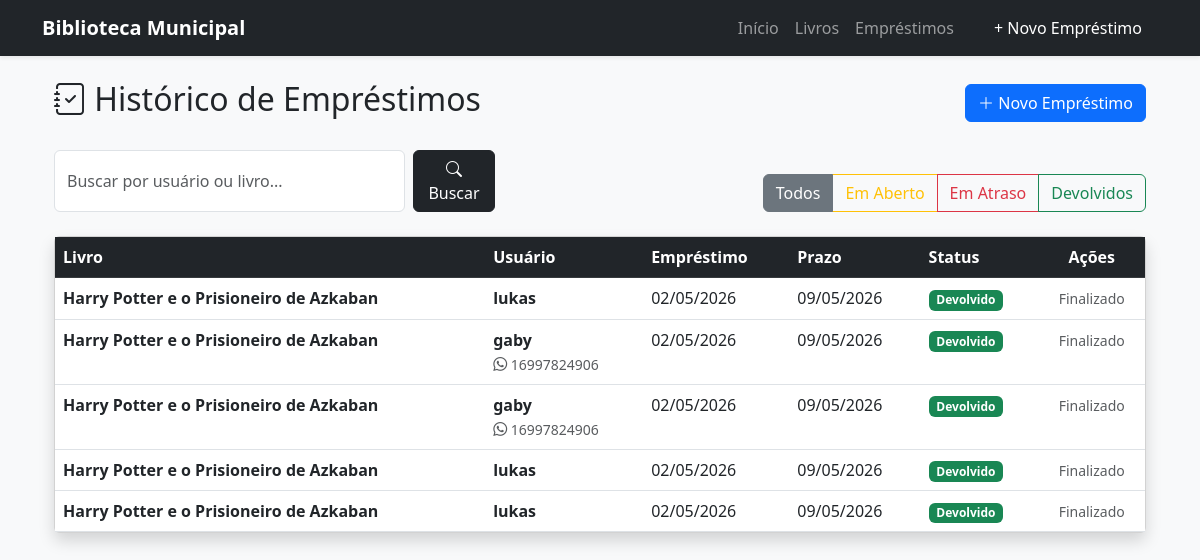
/loans/?status=all&search=, run on the app's committed database.
### books/models.py (models this page shows, shortened)
class Loan(models.Model):
    book = models.ForeignKey(Book, on_delete=models.CASCADE)
    user = models.ForeignKey(User, on_delete=models.CASCADE)
    loan_date = models.DateField(auto_now_add=True)
    return_deadline = models.DateField()
    actual_return_date = models.DateField(null=True, blank=True)

class Book(models.Model):
    title = models.CharField(max_length=200)
    author = models.ForeignKey(Author, on_delete=models.CASCADE)
    published_date = models.DateField()
    total_quantity = models.PositiveIntegerField(default=1)
    available_quantity = models.PositiveIntegerField(default=1)
    in_stock = models.BooleanField(default=True) # novo campo para indicar se o livro está em estoque
    isbn = models.CharField(max_length=13, unique=True)
    is_available = models.BooleanField(default=True) # novo campo para indicar se o livro está disponível para empréstimo
    synopsis = models.TextField(blank=True, null=True, verbose_name="Sinopse")

class UserProfile(models.Model):
    user = models.OneToOneField(User, on_delete=models.CASCADE, related_name='profile')
    phone = models.CharField(max_length=20, verbose_name="Telefone/WhatsApp", blank=True)
    address = models.CharField(max_length=255, verbose_name="Endereço", blank=True)
    notes = models.TextField(verbose_name="Observações Internas", blank=True)

### books/views.py (the view)
# urls.py: path('loans/', views.LoanListView.as_view(), name='loan_list'),
class LoanListView(ListView):
    model = Loan
    template_name = 'books/loan_list.html'
    context_object_name = 'object_list'
    ordering = ['-loan_date']
    paginate_by = 5
    def get_queryset(self):
        queryset = super().get_queryset()
        search_query = self.request.GET.get('search')
        status_filter = self.request.GET.get('status')
        agora = timezone.now()
        if search_query:
            queryset = queryset.filter(
                Q(user__username__icontains=search_query) |
                Q(book__title__icontains=search_query)
            )
        if status_filter == 'open':
            queryset = queryset.filter(actual_return_date__isnull=True)
        elif status_filter == 'closed':
            queryset = queryset.filter(actual_return_date__isnull=False)
        elif status_filter == 'delayed':
            queryset = queryset.filter(
                actual_return_date__isnull=True,
                return_deadline__lt=agora
            )
        elif status_filter == 'all':
            pass
        else:
            queryset = queryset.filter(actual_return_date__isnull=True)
        return queryset
    def get_context_data(self, **kwargs):
        context = super().get_context_data(**kwargs)
        context['agora'] = timezone.now()
        return context

### books/templates/books/loan_list.html (shortened to what this page needs)
{% extends 'base.html' %}
{% block content %}
<div class="container mt-4">
    <div class="d-flex justify-content-between align-items-center mb-4">
        <h2><i class="bi bi-journal-check"></i> Histórico de Empréstimos</h2>
        <a href="{% url 'loan_create' %}" class="btn btn-primary">
            <i class="bi bi-plus-lg"></i> Novo Empréstimo
        </a>
    </div>
    <div class="row mb-4 align-items-end">
        <div class="col-md-5">
            <form method="GET" action="{% url 'loan_list' %}" class="d-flex">
                <input type="text" name="search" class="form-control me-2" placeholder="Buscar por usuário ou livro..."
                    value="{{ request.GET.search }}">
                <button class="btn btn-dark" type="submit">
                    <i class="bi bi-search"></i> Buscar
                </button>
            </form>
        </div>
        <div class="col-md-7 text-md-end mt-3 mt-md-0">
            <div class="btn-group" role="group">
                <a href="?status=all&search={{ request.GET.search|default:'' }}"
                    class="btn btn-outline-secondary {% if request.GET.status == 'all' %}active{% endif %}">Todos</a>
                <a href="?status=open&search={{ request.GET.search|default:'' }}"
                    class="btn btn-outline-warning {% if request.GET.status == 'open' or not request.GET.status %}active{% endif %}">Em Aberto</a>
                <a href="?status=delayed&search={{ request.GET.search|default:'' }}"
                    class="btn btn-outline-danger {% if request.GET.status == 'delayed' %}active{% endif %}">Em Atraso</a>
                <a href="?status=closed&search={{ request.GET.search|default:'' }}"
                    class="btn btn-outline-success {% if request.GET.status == 'closed' %}active{% endif %}">Devolvidos</a>
            </div>
        </div>
    </div>
    <div class="card shadow">
        <div class="card-body p-0">
            <table class="table table-hover mb-0">
                <thead class="table-dark">
                    <tr>
                        <th>Livro</th>
                        <th>Usuário</th>
                        <th>Empréstimo</th>
                        <th>Prazo</th>
                        <th>Status</th>
                        <th class="text-center">Ações</th>
                    </tr>
                </thead>
                <tbody>
                    {% for loan in object_list %}
                    <tr class="{% if not loan.actual_return_date and loan.return_deadline|date:'Ymd' < agora|date:'Ymd' %}table-danger{% endif %}">
                        <td class="fw-bold">{{ loan.book.title }}</td>
                        <td>
                            <div class="fw-bold">{{ loan.user.username }}</div>
                            {% if loan.user.profile.phone %}
                                <small class="text-muted"><i class="bi bi-whatsapp"></i> {{ loan.user.profile.phone }}</small>
                            {% endif %}
                        </td>
                        <td>{{ loan.loan_date|date:"d/m/Y" }}</td>
                        <td class="{% if not loan.actual_return_date and loan.return_deadline|date:'Ymd' < agora|date:'Ymd' %}text-danger fw-bold{% endif %}">
                            {{ loan.return_deadline|date:"d/m/Y" }}
                        </td>
                        <td>
                            {% if loan.actual_return_date %}
                                <span class="badge bg-success">Devolvido</span>
                            {% elif loan.return_deadline|date:'Ymd' < agora|date:'Ymd' %}
                                <span class="badge bg-danger">ATRASADO</span>
                            {% else %}
                                <span class="badge bg-warning text-dark">No Prazo</span>
                            {% endif %}
                        </td>
                        <td class="text-center">
                            {% if not loan.actual_return_date %}
                                <a href="{% url 'return_book' loan.pk %}" class="btn btn-sm btn-outline-primary">Devolver</a>
                            {% else %}
                                <span class="text-muted small">Finalizado</span>
                            {% endif %}
                        </td>
                    </tr>
                    {% empty %}
                    <tr>
                        <td colspan="6" class="text-center py-4 text-muted">Nenhum empréstimo encontrado.</td>
                    </tr>
                    {% endfor %}
                </tbody>
            </table>
        </div>
    </div>
</div>
{% endblock %}

### data on the page
Loan: book "Harry Potter e o Prisioneiro de Azkaban", user.username "lukas", loan_date "02/05/2026", return_deadline "09/05/2026", actual_return_date "Devolvido"
Loan: book "Harry Potter e o Prisioneiro de Azkaban", user.username "gaby", user.profile.phone "16997824906", loan_date "02/05/2026", return_deadline "09/05/2026", actual_return_date "Devolvido"
Loan: book "Harry Potter e o Prisioneiro de Azkaban", user.username "gaby", user.profile.phone "16997824906", loan_date "02/05/2026", return_deadline "09/05/2026", actual_return_date "Devolvido"
Loan: book "Harry Potter e o Prisioneiro de Azkaban", user.username "lukas", loan_date "02/05/2026", return_deadline "09/05/2026", actual_return_date "Devolvido"
Loan: book "Harry Potter e o Prisioneiro de Azkaban", user.username "lukas", loan_date "02/05/2026", return_deadline "09/05/2026", actual_return_date "Devolvido"
